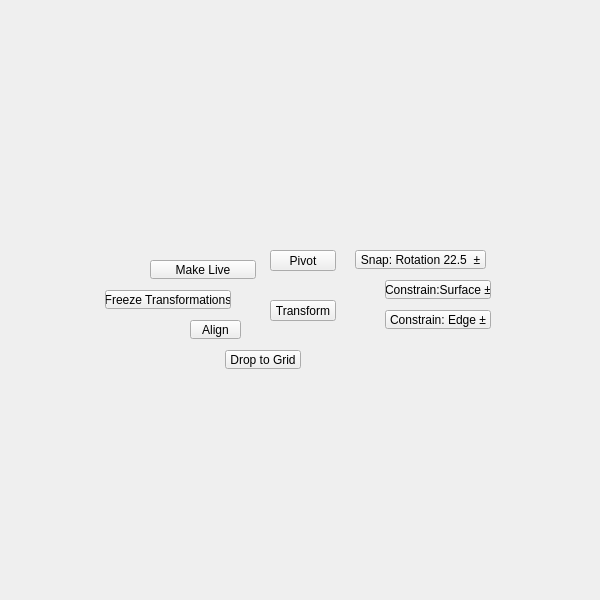
<?xml version="1.0" encoding="UTF-8"?>
<ui version="4.0">
 <class>QtUi</class>
 <widget class="QMainWindow" name="QtUi">
  <property name="enabled">
   <bool>true</bool>
  </property>
  <property name="geometry">
   <rect>
    <x>0</x>
    <y>0</y>
    <width>600</width>
    <height>600</height>
   </rect>
  </property>
  <property name="sizePolicy">
   <sizepolicy hsizetype="Ignored" vsizetype="Ignored">
    <horstretch>0</horstretch>
    <verstretch>0</verstretch>
   </sizepolicy>
  </property>
  <property name="minimumSize">
   <size>
    <width>0</width>
    <height>0</height>
   </size>
  </property>
  <property name="maximumSize">
   <size>
    <width>600</width>
    <height>600</height>
   </size>
  </property>
  <property name="cursor">
   <cursorShape>ArrowCursor</cursorShape>
  </property>
  <property name="windowTitle">
   <string>Toolkit</string>
  </property>
  <property name="whatsThis">
   <string>main</string>
  </property>
  <property name="toolButtonStyle">
   <enum>Qt::ToolButtonIconOnly</enum>
  </property>
  <property name="tabShape">
   <enum>QTabWidget::Triangular</enum>
  </property>
  <property name="dockNestingEnabled">
   <bool>true</bool>
  </property>
  <property name="dockOptions">
   <set>QMainWindow::AllowNestedDocks|QMainWindow::AllowTabbedDocks|QMainWindow::AnimatedDocks|QMainWindow::ForceTabbedDocks</set>
  </property>
  <widget class="QWidget" name="mainWindow">
   <property name="sizePolicy">
    <sizepolicy hsizetype="Ignored" vsizetype="Ignored">
     <horstretch>0</horstretch>
     <verstretch>0</verstretch>
    </sizepolicy>
   </property>
   <widget class="QPushButton" name="i029">
    <property name="geometry">
     <rect>
      <x>270</x>
      <y>250</y>
      <width>66</width>
      <height>21</height>
     </rect>
    </property>
    <property name="minimumSize">
     <size>
      <width>0</width>
      <height>21</height>
     </size>
    </property>
    <property name="maximumSize">
     <size>
      <width>16777215</width>
      <height>21</height>
     </size>
    </property>
    <property name="toolTip">
     <string/>
    </property>
    <property name="whatsThis">
     <string>pivot</string>
    </property>
    <property name="text">
     <string>Pivot</string>
    </property>
   </widget>
   <widget class="QPushButton" name="i008">
    <property name="geometry">
     <rect>
      <x>270</x>
      <y>300</y>
      <width>66</width>
      <height>21</height>
     </rect>
    </property>
    <property name="minimumSize">
     <size>
      <width>0</width>
      <height>21</height>
     </size>
    </property>
    <property name="maximumSize">
     <size>
      <width>16777215</width>
      <height>21</height>
     </size>
    </property>
    <property name="whatsThis">
     <string>transform</string>
    </property>
    <property name="text">
     <string>Transform</string>
    </property>
   </widget>
   <widget class="TkToolButton" name="tb000">
    <property name="enabled">
     <bool>true</bool>
    </property>
    <property name="geometry">
     <rect>
      <x>225</x>
      <y>350</y>
      <width>76</width>
      <height>19</height>
     </rect>
    </property>
    <property name="maximumSize">
     <size>
      <width>111</width>
      <height>19</height>
     </size>
    </property>
    <property name="toolTip">
     <string>Move selected object to grid.</string>
    </property>
    <property name="layoutDirection">
     <enum>Qt::LeftToRight</enum>
    </property>
    <property name="text">
     <string>Drop to Grid</string>
    </property>
   </widget>
   <widget class="QPushButton" name="chk012">
    <property name="enabled">
     <bool>true</bool>
    </property>
    <property name="geometry">
     <rect>
      <x>385</x>
      <y>310</y>
      <width>106</width>
      <height>19</height>
     </rect>
    </property>
    <property name="maximumSize">
     <size>
      <width>999</width>
      <height>19</height>
     </size>
    </property>
    <property name="toolTip">
     <string>Constrain to edge</string>
    </property>
    <property name="layoutDirection">
     <enum>Qt::LeftToRight</enum>
    </property>
    <property name="autoFillBackground">
     <bool>true</bool>
    </property>
    <property name="text">
     <string>Constrain: Edge ±</string>
    </property>
    <property name="iconSize">
     <size>
      <width>18</width>
      <height>18</height>
     </size>
    </property>
    <property name="checkable">
     <bool>true</bool>
    </property>
    <property name="checked">
     <bool>false</bool>
    </property>
   </widget>
   <widget class="QPushButton" name="b012">
    <property name="enabled">
     <bool>true</bool>
    </property>
    <property name="geometry">
     <rect>
      <x>150</x>
      <y>260</y>
      <width>106</width>
      <height>19</height>
     </rect>
    </property>
    <property name="maximumSize">
     <size>
      <width>111</width>
      <height>19</height>
     </size>
    </property>
    <property name="toolTip">
     <string>Make the selected object live</string>
    </property>
    <property name="text">
     <string>Make Live</string>
    </property>
    <property name="iconSize">
     <size>
      <width>18</width>
      <height>18</height>
     </size>
    </property>
    <property name="checkable">
     <bool>false</bool>
    </property>
   </widget>
   <widget class="QPushButton" name="b002">
    <property name="enabled">
     <bool>true</bool>
    </property>
    <property name="geometry">
     <rect>
      <x>105</x>
      <y>290</y>
      <width>126</width>
      <height>19</height>
     </rect>
    </property>
    <property name="maximumSize">
     <size>
      <width>126</width>
      <height>19</height>
     </size>
    </property>
    <property name="toolTip">
     <string>Freeze transformations on any selected objects</string>
    </property>
    <property name="text">
     <string>Freeze Transformations</string>
    </property>
    <property name="iconSize">
     <size>
      <width>18</width>
      <height>18</height>
     </size>
    </property>
    <property name="autoDefault">
     <bool>false</bool>
    </property>
    <property name="default">
     <bool>false</bool>
    </property>
    <property name="flat">
     <bool>false</bool>
    </property>
   </widget>
   <widget class="TkToolButton" name="tb001">
    <property name="enabled">
     <bool>true</bool>
    </property>
    <property name="geometry">
     <rect>
      <x>190</x>
      <y>320</y>
      <width>51</width>
      <height>19</height>
     </rect>
    </property>
    <property name="maximumSize">
     <size>
      <width>111</width>
      <height>19</height>
     </size>
    </property>
    <property name="toolTip">
     <string>Align selected vertices/edges along the specified axes.</string>
    </property>
    <property name="text">
     <string>Align</string>
    </property>
    <property name="iconSize">
     <size>
      <width>18</width>
      <height>18</height>
     </size>
    </property>
   </widget>
   <widget class="QPushButton" name="chk013">
    <property name="enabled">
     <bool>true</bool>
    </property>
    <property name="geometry">
     <rect>
      <x>385</x>
      <y>280</y>
      <width>106</width>
      <height>19</height>
     </rect>
    </property>
    <property name="maximumSize">
     <size>
      <width>999</width>
      <height>19</height>
     </size>
    </property>
    <property name="toolTip">
     <string>Constrain to surface</string>
    </property>
    <property name="layoutDirection">
     <enum>Qt::LeftToRight</enum>
    </property>
    <property name="autoFillBackground">
     <bool>true</bool>
    </property>
    <property name="text">
     <string>Constrain:Surface ±</string>
    </property>
    <property name="iconSize">
     <size>
      <width>18</width>
      <height>18</height>
     </size>
    </property>
    <property name="checkable">
     <bool>true</bool>
    </property>
    <property name="checked">
     <bool>false</bool>
    </property>
   </widget>
   <widget class="QPushButton" name="chk014">
    <property name="enabled">
     <bool>true</bool>
    </property>
    <property name="geometry">
     <rect>
      <x>355</x>
      <y>250</y>
      <width>131</width>
      <height>19</height>
     </rect>
    </property>
    <property name="maximumSize">
     <size>
      <width>999</width>
      <height>19</height>
     </size>
    </property>
    <property name="toolTip">
     <string>Constrain to surface</string>
    </property>
    <property name="layoutDirection">
     <enum>Qt::LeftToRight</enum>
    </property>
    <property name="autoFillBackground">
     <bool>true</bool>
    </property>
    <property name="text">
     <string>Snap: Rotation 22.5  ±</string>
    </property>
    <property name="iconSize">
     <size>
      <width>18</width>
      <height>18</height>
     </size>
    </property>
    <property name="checkable">
     <bool>true</bool>
    </property>
    <property name="checked">
     <bool>false</bool>
    </property>
   </widget>
  </widget>
 </widget>
 <customwidgets>
  <customwidget>
   <class>TkToolButton</class>
   <extends>QToolButton</extends>
   <header>widgets.tktoolbutton.h</header>
  </customwidget>
 </customwidgets>
 <resources/>
 <connections/>
 <designerdata>
  <property name="gridDeltaX">
   <number>5</number>
  </property>
  <property name="gridDeltaY">
   <number>10</number>
  </property>
  <property name="gridSnapX">
   <bool>true</bool>
  </property>
  <property name="gridSnapY">
   <bool>true</bool>
  </property>
  <property name="gridVisible">
   <bool>true</bool>
  </property>
 </designerdata>
</ui>
